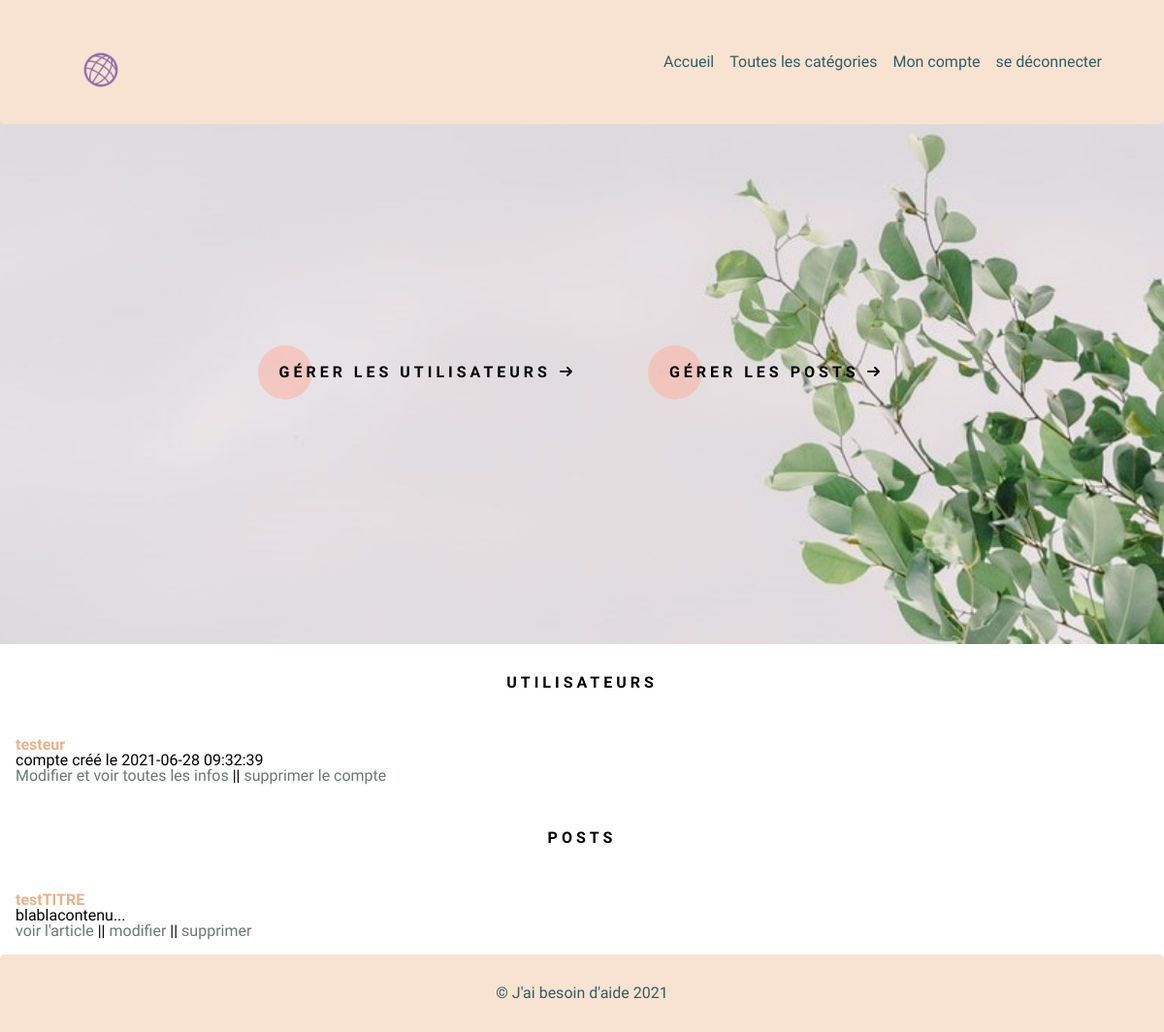
The page /admin.php (signed in) on the database as committed earlier.
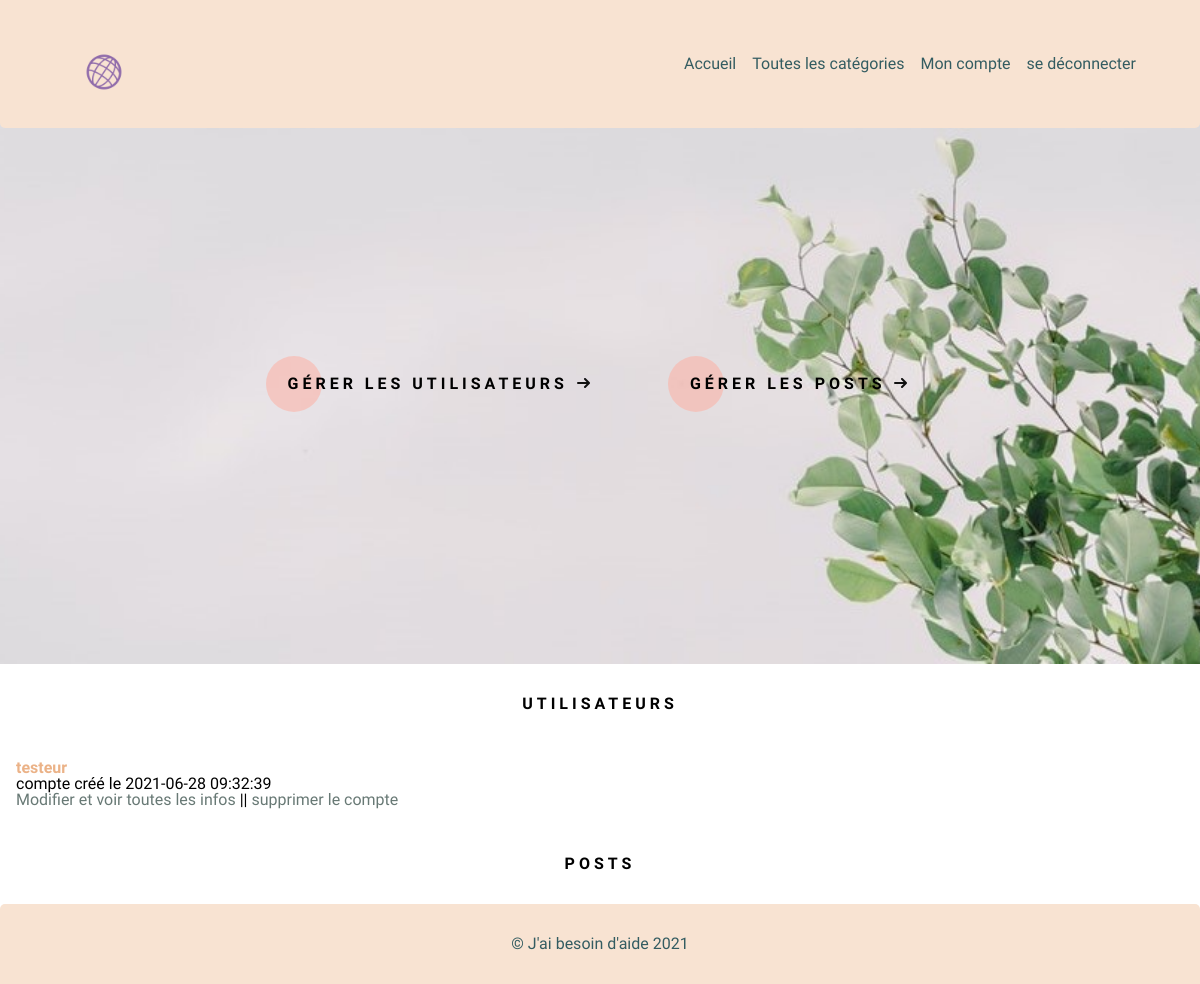
The same page on the database as committed later.
### tables this page shows
CREATE TABLE `users` (
	`pseudo` VARCHAR(60) UNIQUE NOT NULL PRIMARY KEY,
	`first_name` VARCHAR(60) NOT NULL,
	`last_name` VARCHAR(100) NOT NULL,
	`phone` VARCHAR(10) NOT NULL,
	`address` VARCHAR(255) NOT NULL,
	`city` VARCHAR(100) NOT NULL,
	`country` VARCHAR(70) NOT NULL,
	`postal_code` VARCHAR(5) NOT NULL,
	`email` VARCHAR(255) UNIQUE NOT NULL,
	`password` VARCHAR(255) NOT NULL,
	`is_admin` BOOLEAN DEFAULT false,
	`created_at` DATETIME DEFAULT NOW(),
	`updated_at` DATETIME
);

CREATE TABLE `posts` (
	`id` INTEGER AUTO_INCREMENT PRIMARY KEY,
    `content` TEXT NOT NULL,
	`image_url` TEXT,
	`title` TEXT NOT NULL,
	`user` VARCHAR(60) NOT NULL REFERENCES `users`(`pseudo`) ON DELETE CASCADE ON UPDATE CASCADE,
	`category_id` INTEGER NOT NULL, 
	FOREIGN KEY (`category_id`) REFERENCES `categories`(`id`),
	`created_at` DATETIME DEFAULT NOW(),
	`updated_at` DATETIME
);

### admin.php (the view, shortened to what this page needs)
<?php
require_once __DIR__ . '/database/index.php';
$posts_admin = $pdo->query("SELECT * FROM posts ORDER BY id DESC");
$posts_admin = $posts_admin->fetchAll();
$users_admin = $pdo->query("SELECT * FROM users ORDER BY created_at DESC");
$users_admin = $users_admin->fetchAll();
?>
<!DOCTYPE html>
<html lang="en">
<?php include ('template/header.php'); ?>
		<main>
        <div class="choix">
            <a href="#users_admin" class="cta">
                <span>gérer les utilisateurs</span>
                <svg width="13px" height="10px" viewBox="0 0 13 10">
                    <path d="M1,5 L11,5"></path>
                    <polyline points="8 1 12 5 8 9"></polyline>
                </svg>
            </a>
            <a href="#posts_admin" class="cta">
            <span>gérer les posts</span>
            <svg width="13px" height="10px" viewBox="0 0 13 10">
                <path d="M1,5 L11,5"></path>
                <polyline points="8 1 12 5 8 9"></polyline>
            </svg>
        </a>
        </div>
        <section id="users_admin">
            <h2 class="admin_titres">Utilisateurs</h2>
            <ul class="posts">
				<?php foreach ($users_admin as $u):  ?>
				<li class="li_admin">
                    <h3><?= $u['pseudo']?> </h3>
                    <p> compte créé le <?= $u['created_at']?> </p>
                    <a href="admin_informations.php?pseudo=<?=$u['pseudo']?>">Modifier et voir toutes les infos</a> || <a href="supprimercompte.php?pseudo=<?=$u['pseudo']?>">supprimer le compte</a>
                </li>
				<?php endforeach; ?>
            </ul>
        </section>
        <section id="posts_admin">
            <h2 class="admin_titres">Posts</h2>
            <ul class="posts">
				<?php foreach ($posts_admin as $a):  ?>
				<li class="li_admin">
				<h3><?= $a['title']?> </h3>
				<p> <?= substr(($a['content']), 0, 100).'...' ?> </p>
				<a href="article.php?id=<?= $a['id'] ?>"> voir l'article </a> || <a href="edit.php?edit=<?= $a['id']?>">modifier</a> || <a href="delete.php?delete=<?= $a['id']?>">supprimer</a>
                </li>
				<?php endforeach; ?>
			</ul>
        </section>
		</main>
<?php include ('template/footer.php'); ?>
</html>

### template/header.php (shortened to what this page needs)
<head>
    <link rel="stylesheet" href="assets/css/style.css">
</head>
<body>
    <header>
        <div>
            <a class="logo" href="/">
                <img src="../assets/images/logo/logo.png" alt="">
            </a>
        </div>
        <nav>
            <ul>
                <li><a href="/">Accueil</a></li>
                <li><a href="categories.php">Toutes les catégories</a></li>
                <li><a href="profile.php">Mon compte</a></li>
                <li><a href="logout.php">se déconnecter</a></li>
            </ul>
        </nav>
    </header>

### template/footer.php
        <footer>&copy; J'ai besoin d'aide 2021</footer>
    </body>
</html>

### assets/css/style.css (style rules this page uses)
html, body, div, span, applet, object, iframe, h1, h2, h3, h4, h5, h6, p, blockquote, pre, a, abbr, acronym, address, big, cite, code, del, dfn, em, img, ins, kbd, q, s, samp, small, strike, strong, sub, sup, tt, var, b, u, i, center, dl, dt, dd, ol, ul, li, fieldset, form, label, legend, table, caption, tbody, tfoot, thead, tr, th, td, article, aside, canvas, details, embed, figure, figcaption, footer, header, hgroup, menu, nav, output, ruby, section, summary, time, mark, audio, video { margin: 0; padding: 0; border: 0; font: inherit; font-size: 100%; vertical-align: baseline; }
article, aside, details, figcaption, figure, footer, header, hgroup, menu, nav, section { display: block; }
body, html { height: 100%; }
body { line-height: 1; }
ol, ul { list-style: none; }
a, del, ins { text-decoration: none; }
a { color: inherit; }
html { -webkit-box-sizing: border-box; box-sizing: border-box; }
*, *::before, *::after { -webkit-box-sizing: inherit; box-sizing: inherit; }
.logo { max-height: 4rem; }
.logo img { max-height: 5rem; }
body { font-family: "Nunito Sans", Arial, Helvetica, sans-serif; min-height: 100vh; display: -ms-grid; display: grid; -ms-grid-rows: 6.5rem auto 5rem; grid-template-rows: 6.5rem auto 5rem; grid-template-areas: 'header' 'main' 'footer'; scroll-behavior: smooth; }
header { z-index: 10; display: -webkit-box; display: -ms-flexbox; display: flex; -webkit-box-orient: horizontal; -webkit-box-direction: normal; -ms-flex-flow: row nowrap; flex-flow: row nowrap; -webkit-box-align: center; -ms-flex-align: center; align-items: center; -webkit-box-pack: justify; -ms-flex-pack: justify; justify-content: space-between; -ms-grid-row: 1; -ms-grid-column: 1; grid-area: header; position: fixed; top: 0; left: 0; right: 0; background-color: #f8e3d2; color: #335c61; padding: 2rem 4rem; border-radius: 0 0 5px 5px; }
header div { width: 8rem; }
header div a { display: block; }
header div img { max-width: 100%; }
header nav ul { display: -webkit-box; display: -ms-flexbox; display: flex; -webkit-box-orient: horizontal; -webkit-box-direction: normal; -ms-flex-flow: row nowrap; flex-flow: row nowrap; -webkit-box-align: center; -ms-flex-align: center; align-items: center; -webkit-box-pack: center; -ms-flex-pack: center; justify-content: center; gap: 1rem; }
main { -ms-grid-row: 2; -ms-grid-column: 1; grid-area: main; }
footer { display: -webkit-box; display: -ms-flexbox; display: flex; -webkit-box-orient: horizontal; -webkit-box-direction: normal; -ms-flex-flow: row nowrap; flex-flow: row nowrap; -webkit-box-align: center; -ms-flex-align: center; align-items: center; -webkit-box-pack: center; -ms-flex-pack: center; justify-content: center; -ms-grid-row: 3; -ms-grid-column: 1; grid-area: footer; background-color: #f8e3d2; color: #335c61; padding: 2rem 4rem; border-radius: 5px 5px 0 0; }
html { scroll-behavior: smooth; }
.choix { height: 70vh; background-image: url("../images/background_4.jpg"); background-repeat: no-repeat; background-size: cover; background-position: top center; padding: 20%; -webkit-box-pack: justify; -ms-flex-pack: justify; justify-content: space-between; display: -webkit-box; display: -ms-flexbox; display: flex; }
.cta { position: relative; margin: auto; padding: 19px 22px; -webkit-transition: all .2s ease; transition: all .2s ease; }
.cta:before { content: ""; position: absolute; top: 0; left: 0; display: block; border-radius: 28px; background: rgba(255, 171, 157, 0.5); width: 56px; height: 56px; -webkit-transition: all .3s ease; transition: all .3s ease; }
.cta span { position: relative; font-size: 16px; line-height: 18px; font-weight: 900; letter-spacing: .25em; text-transform: uppercase; vertical-align: middle; }
.cta svg { position: relative; top: 0; margin-left: 10px; fill: none; stroke-linecap: round; stroke-linejoin: round; stroke: #111; stroke-width: 2; -webkit-transform: translateX(-5px); transform: translateX(-5px); -webkit-transition: all .3s ease; transition: all .3s ease; }
.admin_titres { padding: 2rem; text-align: center; font-weight: 900; letter-spacing: .25em; text-transform: uppercase; vertical-align: middle; }
.li_admin { padding: 1rem; }
.li_admin h3 { color: #ebb287; font-weight: bold; }
.li_admin a { color: #687975; }

Rows that differ between the two databases and show on the page:
removed posts: title "testTITRE", content "blablacontenu"
